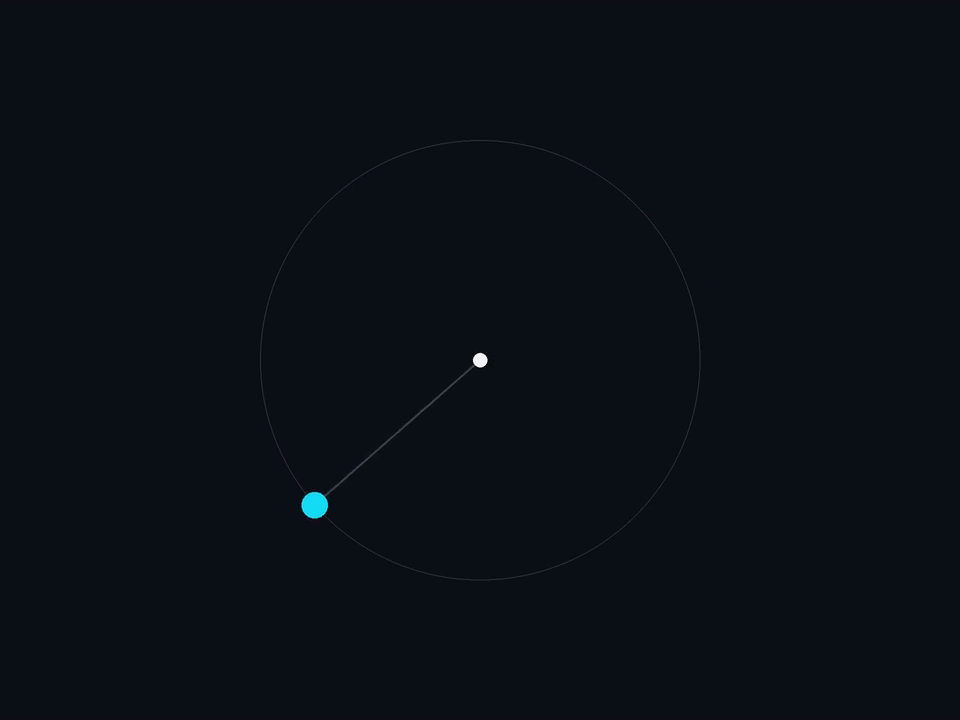
//> input picture frame 144 of resources/task_2.mp4, 960 x 720 px
$ ./main   (built with g++ and OpenCV 4)
//> lines starting //> are read from the running program, lines starting //| are printed output that depends on the picture; after the words box and inside, x2 and y2 are one past the last pixel; in counts of white or black regions, pixels touching at a corner belong together
/*
1. 识别⻘⾊⽬标，提取其中⼼坐标，计算并展开⻆度。
2. 选择上述⼀种⽅式估计参数；优化或求解⽅法不限，说明⽅法、约束，
以及适⽤时的初值与求解状态。
3. 在同⼀图中展⽰观测点与对应拟合曲线，绘制残差图，⾄少报告 RMSE。
⻆度拟合报告⻆度误差，⻆速度拟合报告⻆速度误差，
并写明单位、有效样本数及参与计算的帧范围。
4. 输出估计的⻆速度曲线及带识别标记的视频
*/
#include <opencv2/opencv.hpp>
#include <Eigen/Dense>

#include <opencv2/videoio.hpp>

#include <algorithm>
#include <cmath>
#include <fstream>
#include <iostream>
#include <ceres/ceres.h>

using namespace cv;
using namespace std;
using namespace ceres;


// 存储计算出来的运动点坐标（x，y）；已知视频文件总共1440帧

cv::Point2d targetCenterPoint[1442];    //目标中心点坐标（像素）
double angleRaw[1442];                  //atan2 原始角，范围（-pi， pi)
double angleUnwrapped[1442];            //展开角（连续、无正负pi的跳变)


double para_A = 0;
double para_b = 0;
double para_phi = 0;
double para_omega = 0;


// 在 HSV 图像中提取青色目标质心；找不到返回 false
static bool extractCyanCenter(const cv::Mat& hsv,
                              const cv::Mat& kernel,
                              cv::Point2d& center)
{
    // 1) 青色掩码：OpenCV 中 H 范围 0~179，青色约在 90 附近
    cv::Mat mask;
    cv::inRange(hsv, cv::Scalar(85, 120, 120), cv::Scalar(100, 255, 255), mask);

    // 2) 开运算去掉椒盐噪声
    cv::morphologyEx(mask, mask, cv::MORPH_OPEN, kernel);

    // 3) 找轮廓，取面积最大的连通域作为目标
    vector<vector<Point>> contours;
    cv::findContours(mask, contours, cv::RETR_EXTERNAL, cv::CHAIN_APPROX_SIMPLE);
    if (contours.empty()) {
        return false;
    }
    size_t best = max_element(contours.begin(), contours.end(),
                              [](const vector<Point>& a, const vector<Point>& b) {
                                  return cv::contourArea(a) < cv::contourArea(b);
                              }) - contours.begin();
    if (cv::contourArea(contours[best]) < 20.0) {  // 太小的误检丢弃
        return false;
    }

    // 4) 矩法求质心
    cv::Moments m = cv::moments(contours[best]);
    if (m.m00 <= 0) {
        return false;
    }
    center = cv::Point2d(m.m10 / m.m00, m.m01 / m.m00);

    return true;
}

//生成一个视频文件
// [99 lines left out: function makeNewVideo, not called in this run]

// 识别⻘⾊⽬标，提取其中⼼坐标，计算并展开⻆度。
// 将获取的数据存储到全局变量中
int identfiyTarget()
{
    cv::VideoCapture cap;
    cap.open("./resources/task_2.mp4");
    if (!cap.isOpened()) {
        cerr << "cannot open video\n";
        return 0;
    }
    const cv::Mat kernel = cv::getStructuringElement(cv::MORPH_ELLIPSE, cv::Size(5, 5));
    cv::Mat frame;
    cv::Point2d rotCenter(480.0, 360.0);

    int frameIdx = 0;    // 帧号，从0到1439

    // 一帧一帧读
    while (cap.read(frame))
    {
        cv::Mat hsv;
        cv::cvtColor(frame, hsv, cv::COLOR_BGR2HSV);

        cv::Point2d center;
        if (extractCyanCenter(hsv, kernel, center))
        {
            // 存储检测目标的检测中心点
            targetCenterPoint[frameIdx] = center;


            // 计算每一帧的角; 图像 y 轴向下，取负使逆时针为正
            angleRaw[frameIdx] = atan2(-(center.y-rotCenter.y), center.x - rotCenter.x);

            // 假设是第0帧
            if (frameIdx == 0)
            {
                angleUnwrapped[frameIdx] = angleRaw[frameIdx];
            }
            else
            {

                double delta = angleRaw[frameIdx] - angleRaw[frameIdx-1];
                // 处理回绕：如果相邻帧的差值超过 pi，说明发生了跳变
                if (delta > CV_PI)  delta -= 2 * CV_PI;
                if (delta < -CV_PI) delta += 2 * CV_PI;
                angleUnwrapped[frameIdx] = angleUnwrapped[frameIdx-1] + delta;

            }
            // cout << "frame idx :"<< frameIdx << " pos = " << targetCenterPoint[frameIdx] << " angleRaw = " << angleRaw[frameIdx] << " angleUnRaw = " << angleUnwrapped[frameIdx] << "\n";
        }
        else
        {
            cout << "搜素中心点失败了\n";
        }

        frameIdx++;
        if (frameIdx >= 1440)
        {
            break;
        }
    }

    return 0;
}

// 检验中心点检测的质量，统计计算半径的最大和最小值
// [32 lines left out: function verifyComputeResult, not called in this run]

struct SineResidual {
    SineResidual(double t, double omega) : t_(t), omega_(omega) {}
    template <typename T>
        bool operator()(const T* const params, T* residual) const {
            T prediction = params[1] + params[0] * ceres::sin(params[2] * T(t_) + params[3]);
            residual[0] = T(omega_) - prediction;
            return true;
        }
    private:
        const double t_;
        const double omega_;
};

//Ceres 非线性拟合
// [277 lines left out: functions usingCeresFitting, putVerticalText, makeReport, not called in this run]

// 选择上述⼀种⽅式估计参数；优化或求解⽅法不限，说明⽅法、约束，
// 以及适⽤时的初值与求解状态。
int main()
{
    int i;
    ofstream ofs("./result/task2_fit/task2_obs.csv");   // 逐帧观测结果，供检查与拟合
    ofs << "frame,x_px,y_px,angle_raw_rad,angle_unwrap_rad, omega\n";
    //识别⻘⾊⽬标，提取其中⼼坐标，计算并展开⻆度。
    identfiyTarget();
//> in identfiyTarget, frame is the input picture: 720 rows x 960 cols, CV_8UC3; mean B, G, R 21.3, 15.3, 10.2
//> in identfiyTarget, `cv::cvtColor(frame, hsv, cv::COLOR_BGR2HSV);`: hsv: 720 rows x 960 cols, CV_8UC3; mean H, S, V 106.1, 133.7, 21.3
//> in extractCyanCenter, `cv::inRange(hsv, cv::Scalar(85, 120, 120), cv::Scalar(100, 255, 255), ..`:
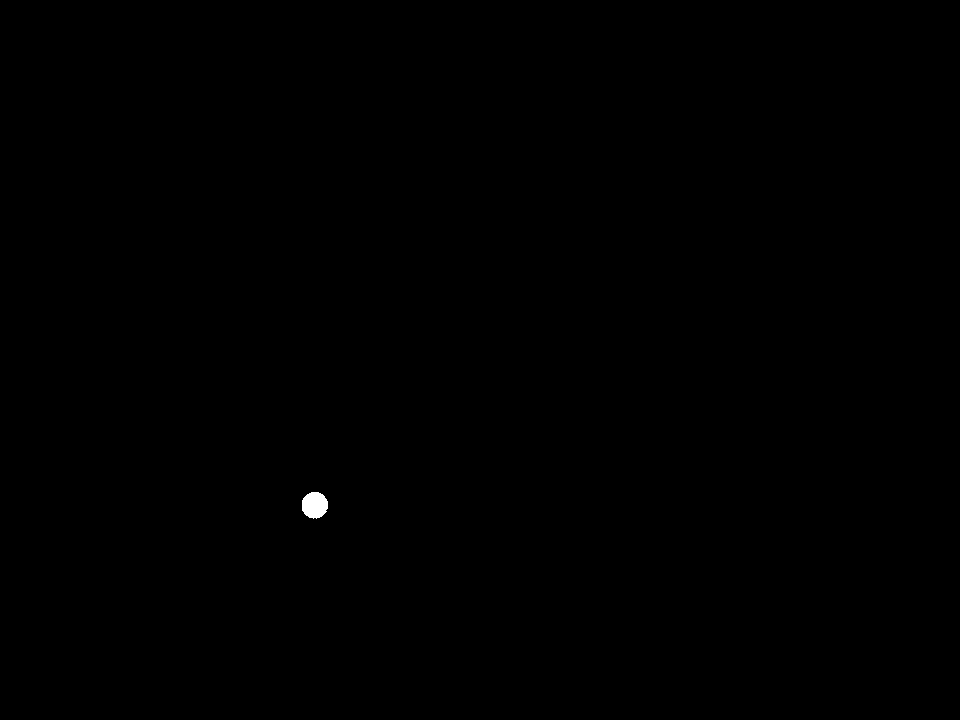
//> mask: 720 rows x 960 cols, CV_8UC1; 0.08% white; 1 white region, box (x1, y1, x2, y2) and area: (302, 492, 328, 519) 554
//> in extractCyanCenter, `cv::morphologyEx(mask, mask, cv::MORPH_OPEN, kernel);`: mask: 720 rows x 960 cols, CV_8UC1; 0.08% white; 1 white region
//> in extractCyanCenter, `cv::findContours(mask, contours, cv::RETR_EXTERNAL, cv::CHAIN_APPROX_S..`: contours = 1 contour; box (x1, y1, x2, y2) and area: (302, 492, 328, 519) 514
//> in extractCyanCenter, `size_t best = max_element(contours.begin(), contours.end(), [](const v..`: best = 0
//> in extractCyanCenter, `cv::Moments m = cv::moments(contours[best]);`: m = moments, m00 514.5, centre m10/m00, m01/m00 = (314.3, 504.7)
//> in extractCyanCenter, `center = cv::Point2d(m.m10 / m.m00, m.m01 / m.m00);`: center = Point(314.3, 504.7)
//> in identfiyTarget, `targetCenterPoint[frameIdx] = center;`: targetCenterPoint = 1442 Points (x, y), first 12: [314.3, 504.7], [0, 0], [0, 0], [0, 0], [0, 0], [0, 0], [0, 0], [0, 0], [0, 0], [0, 0], [0, 0], [0, 0]
//> in identfiyTarget, `angleRaw[frameIdx] = atan2(-(center.y-rotCenter.y), center.x - rotCent..`: angleRaw = 1442 values from -2.42 to 0

    // 检验得到数据
    verifyComputeResult();

    // 将计算的1440组数据存起来放在csv文件中
    for (i = 0; i < 1440; i++)
    {
        // 最后一帧不计算omega
        double dt = 1.0/60.0;
        double omega;

        if (i < 1439)
        {
            omega = (angleUnwrapped[i+1] - angleUnwrapped[i]) / dt;
        }
        else
        {
            omega = 0.0;
        }

        ofs << i << ',' << targetCenterPoint[i].x << ',' << targetCenterPoint[i].y << ','
                << angleRaw[i] << ',' << angleUnwrapped[i] << ',' << omega <<'\n';
    }

    // 使用ceres做非线性拟合
    usingCeresFitting();


    // 生成报告
    makeReport();

    //生成带角速度标注的叠加视频
    makeNewVideo();
    // cout << "makeNewVideo is finished\n";

    return 0;
}
